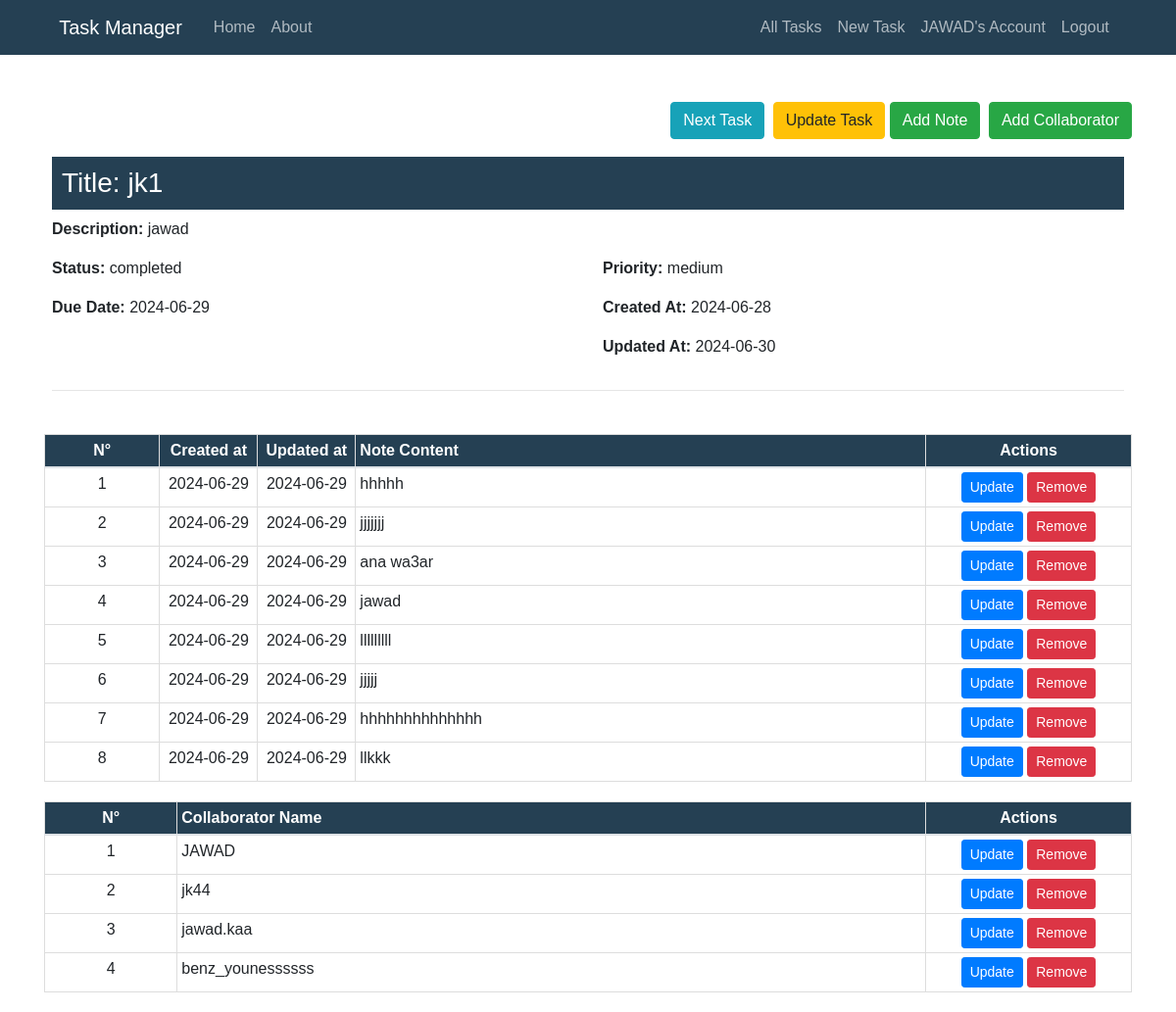
/task/10 (signed in), run on the app's committed database.
### TaskManager/models.py (models this page shows, shortened)
class User(db.Model, UserMixin):
    id = db.Column(db.Integer, primary_key=True)
    username = db.Column(db.String(50), unique=True, nullable=False)
    email = db.Column(db.String(100), unique=True, nullable=False)
    password = db.Column(db.String(255), nullable=False)
    date_joined = db.Column(db.DateTime, default=datetime.now)
    last_login = db.Column(db.DateTime, default=datetime.now)
    tasks = db.relationship('Task', backref='user', lazy=True)
    task_collaborators = db.relationship('TaskCollaborator', backref='user', lazy=True)

class Task(db.Model):
    id = db.Column(db.Integer, primary_key=True)
    user_id = db.Column(db.Integer, db.ForeignKey('user.id'), nullable=False)
    title = db.Column(db.String(255), nullable=False)
    description = db.Column(db.Text)
    status = db.Column(db.Enum('in progress', 'completed', 'pending'), default='in progress')
    priority = db.Column(db.Enum('low', 'medium', 'high'), default='medium')
    due_date = db.Column(db.DateTime, default=datetime.utcnow)
    created_at = db.Column(db.DateTime, default=datetime.utcnow)
    updated_at = db.Column(db.DateTime, default=datetime.utcnow, onupdate=datetime.utcnow)
    notes = db.relationship(
        'Note', backref='task', lazy=True, cascade='all, delete-orphan')
    task_collaborators = db.relationship(
        'TaskCollaborator', backref='task', lazy=True, cascade='all, delete-orphan')

class Note(db.Model):
    id = db.Column(db.Integer, primary_key=True)
    task_id = db.Column(db.Integer, db.ForeignKey('task.id'), nullable=False)
    content = db.Column(db.Text, nullable=False)
    created_at = db.Column(db.DateTime, default=datetime.utcnow)
    updated_at = db.Column(db.DateTime, default=datetime.utcnow, onupdate=datetime.utcnow)

class TaskCollaborator(db.Model):
    id = db.Column(db.Integer, primary_key=True)
    task_id = db.Column(db.Integer, db.ForeignKey('task.id'), nullable=False)
    user_id = db.Column(db.Integer, db.ForeignKey('user.id'), nullable=False)

### TaskManager/routes.py (the view)
@app.route("/task/<int:task_id>")
def task(task_id):
    if not current_user.is_authenticated:
        flash('You need to be logged in to access this page.', 'warning')
        return redirect(url_for('login'))
    task = Task.query.get_or_404(task_id)
    previous_task = Task.query.filter(
        Task.id < task_id, Task.user_id == current_user.id).order_by(Task.id.desc()).first()
    next_task = Task.query.filter(
        Task.id > task_id, Task.user_id == current_user.id).order_by(Task.id.asc()).first()
    return render_template('task.html',
                           title=task.title,
                           task=task,
                           previous_task=previous_task,
                           next_task=next_task)

### TaskManager/models.py (called while the page is built)
@login_manager.user_loader
def load_user(user_id):
    return User.query.get(int(user_id))

### TaskManager/templates/task.html (shortened to what this page needs)
{% extends "layout.html" %}
{% block content %}
<div class="float-right mt-4">
    {% if next_task %}
    <a href="{{ url_for('task', task_id=next_task.id) }}" class="btn btn-info btn-2g mr-1">
         Next Task
    </a>
    {% endif %}
    <a href="{{ url_for('update_task', task_id=task.id) }}" class="btn btn-warning btn-2g">Update Task</a>
    <a href="{{ url_for('new_note', task_id=task.id) }}" class="btn btn-success btn-2g mr-1">
         Add Note
    </a>
    <a href="{{ url_for('new_collaborator', task_id=task.id) }}" class="btn btn-success btn-2g">
         Add Collaborator
    </a>
</div>
<br>
<br>
<div class="content-section mt-4">
    <h3 style="background-color: #254053; color: #ffffff; padding: 10px;">Title: {{ task.title }}</h3>
    <div class="row">
        <div class="col-md-12">
            <p><strong>Description:</strong> {{ task.description }}</p>
        </div>
    </div>
    <div class="row">
        <div class="col-md-6">
            <p><strong>Status:</strong> {{ task.status }}</p>
        </div>
        <div class="col-md-6">
            <p><strong>Priority:</strong> {{ task.priority }}</p>
        </div>
    </div>
    <div class="row">
        <div class="col-md-6">
            <p><strong>Due Date:</strong> {{ task.due_date.strftime('%Y-%m-%d') }}</p>
        </div>
        <div class="col-md-6">
            <p><strong>Created At:</strong> {{ task.created_at.strftime('%Y-%m-%d') }}</p>
        </div>
    </div>
    <div class="row">
        <div class="col-md-6">
        </div>
        <div class="col-md-6">
            <p><strong>Updated At:</strong> {{ task.updated_at.strftime('%Y-%m-%d') }}</p>
        </div>
    </div>
    <hr>
</div>
<table class="table">
    <thead>
        <tr>
            <th scope="col" class="text-center">N°</th>
            <th scope="col" class="text-center">Created at</th>
            <th scope="col" class="text-center">Updated at</th>
            <th scope="col">Note Content</th>
            <th scope="col" class="text-center actions-column">Actions</th>
        </tr>
    </thead>
    <tbody>
        {% for note in task.notes %}
        <tr>
            <td class="text-center">{{ loop.index }}</td>
            <td class="text-center" style="width:100px;">{{ note.created_at.strftime('%Y-%m-%d') }}</td>
            <td class="text-center" style="width:100px;">{{ note.updated_at.strftime('%Y-%m-%d') }}</td>
            <td>{{ note.content }}</td>
            <td class="text-center">
                <a href="#" class="btn btn-primary btn-sm">Update</a>
                <a href="#" class="btn btn-danger btn-sm">Remove</a>
            </td>
        </tr>
        {% endfor %}
    </tbody>
</table>
<table class="table">
    <thead>
        <tr>
            <th scope="col" class="text-center">N°</th>
            <th scope="col">Collaborator Name</th>
            <th scope="col" class="text-center actions-column">Actions</th>
        </tr>
    </thead>
    <tbody>
        {% for collaborator in task.task_collaborators %}
        <tr>
            <td class="text-center">{{ loop.index }}</td>
            <td>{{ collaborator.user.username }}</td>
            <td class="text-center">
                <a href="#" class="btn btn-primary btn-sm">Update</a>
                <a href="#" class="btn btn-danger btn-sm">Remove</a>
            </td>
        </tr>
        {% endfor %}
    </tbody>
</table>
{% endblock content %}

### TaskManager/templates/layout.html (shortened to what this page needs)
<!DOCTYPE html>
<html>
<head>
    <link rel="stylesheet" href="https://maxcdn.bootstrapcdn.com/bootstrap/4.0.0/css/bootstrap.min.css">
    <link rel="stylesheet" type="text/css" href="{{ url_for('static', filename='main.css') }}">
</head>
<body>
    <header class="site-header">
      <nav class="navbar navbar-expand-md navbar-dark bg-steel fixed-top">
        <div class="container">
          <a class="navbar-brand mr-4" href="/">Task Manager</a>
          <div class="collapse navbar-collapse" id="navbarToggle">
            <div class="navbar-nav mr-auto">
              <a class="nav-item nav-link" href="{{ url_for('home') }}">Home</a>
              <a class="nav-item nav-link" href="{{ url_for('about') }}">About</a>
            </div>
            <div class="navbar-nav">
              {% if current_user.is_authenticated %}
                <a class="nav-item nav-link" href="{{ url_for('all_tasks') }}"> All Tasks </a>
                <a class="nav-item nav-link" href="{{ url_for('new_task') }}">New Task</a>
                <a class="nav-item nav-link" href="{{ url_for('account') }}">{{ current_user.username }}'s Account</a>
                <a class="nav-item nav-link" href="{{ url_for('logout') }}">Logout</a>
              {% else %}
                <a class="nav-item nav-link" href="{{ url_for('login') }}">Login</a>
                <a class="nav-item nav-link" href="{{ url_for('register') }}">Register</a>
              {% endif %}
            </div>
          </div>
        </div>
      </nav>
    </header>
    <main role="main" class="container">
      <div class="row">
        <div class="col-md-12">
          {% block content %}{% endblock %}
        </div>
      </div>
    </main>
  </body>
</html>

### TaskManager/static/main.css (style rules this page uses)
body { width: 100%; height: 100vh; font-family: Arial, sans-serif; background-image: url('my-main.jpg'); background-position: center; background-size: cover; position: relative; margin-top: 5rem; }
h1, h2, h3, h4, h5, h6 { color: #030303; }
.bg-steel { background-color: #254053; color: #ffffff; }
.table { width: 100%; margin: 20px 0; border-collapse:collapse; }
.table th, .table td { border: 1px solid #dddddd; padding: 4px; text-align: left; }
.table th { background-color: #254053; color: #ffffff; }
.table td { background: #ffffffe5; }
.container { width: 95%; max-width: 1200px; margin: 0 auto; }
.content-section { background: #ffffffe5; padding: 8px; border-radius: 2px; margin-top: 20px; }
.site-header .navbar-nav .nav-link { color: #fdfeffa4; }
.actions-column { width:210px; }

### data on the page
User: username "JAWAD"
Task: title "jk1", description "jawad", status "completed", priority "medium", due_date "2024-06-29", created_at "2024-06-28", updated_at "2024-06-30"
Note: created_at "2024-06-29", updated_at "2024-06-29", content "hhhhh"
Note: created_at "2024-06-29", updated_at "2024-06-29", content "jjjjjjj"
Note: created_at "2024-06-29", updated_at "2024-06-29", content "ana wa3ar"
Note: created_at "2024-06-29", updated_at "2024-06-29", content "jawad"
Note: created_at "2024-06-29", updated_at "2024-06-29", content "lllllllll"
Note: created_at "2024-06-29", updated_at "2024-06-29", content "jjjjj"
Note: created_at "2024-06-29", updated_at "2024-06-29", content "hhhhhhhhhhhhhh"
Note: created_at "2024-06-29", updated_at "2024-06-29", content "llkkk"
TaskCollaborator: user.username "JAWAD"
TaskCollaborator: user.username "jk44"
TaskCollaborator: user.username "jawad.kaa"
TaskCollaborator: user.username "benz_younessssss"
